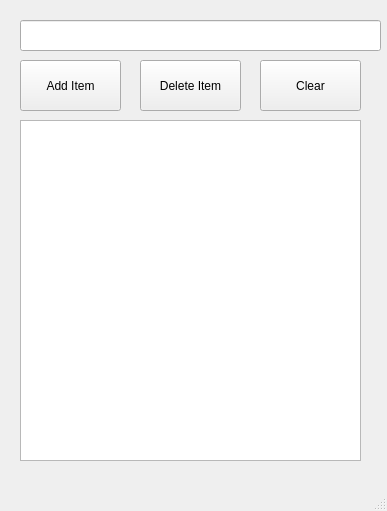
<?xml version="1.0" encoding="UTF-8"?>
<ui version="4.0">
 <class>MainWindow</class>
 <widget class="QMainWindow" name="MainWindow">
  <property name="geometry">
   <rect>
    <x>0</x>
    <y>0</y>
    <width>387</width>
    <height>511</height>
   </rect>
  </property>
  <property name="windowTitle">
   <string>To Do App</string>
  </property>
  <property name="unifiedTitleAndToolBarOnMac">
   <bool>false</bool>
  </property>
  <widget class="QWidget" name="centralwidget">
   <widget class="QLineEdit" name="lineEdit">
    <property name="geometry">
     <rect>
      <x>20</x>
      <y>20</y>
      <width>361</width>
      <height>31</height>
     </rect>
    </property>
   </widget>
   <widget class="QPushButton" name="pushButton">
    <property name="geometry">
     <rect>
      <x>20</x>
      <y>60</y>
      <width>101</width>
      <height>51</height>
     </rect>
    </property>
    <property name="text">
     <string>Add Item</string>
    </property>
   </widget>
   <widget class="QPushButton" name="pushButton_2">
    <property name="geometry">
     <rect>
      <x>140</x>
      <y>60</y>
      <width>101</width>
      <height>51</height>
     </rect>
    </property>
    <property name="text">
     <string>Delete Item</string>
    </property>
   </widget>
   <widget class="QPushButton" name="pushButton_3">
    <property name="geometry">
     <rect>
      <x>260</x>
      <y>60</y>
      <width>101</width>
      <height>51</height>
     </rect>
    </property>
    <property name="text">
     <string>Clear</string>
    </property>
   </widget>
   <widget class="QListWidget" name="listWidget">
    <property name="geometry">
     <rect>
      <x>20</x>
      <y>120</y>
      <width>341</width>
      <height>341</height>
     </rect>
    </property>
   </widget>
  </widget>
  <widget class="QMenuBar" name="menubar">
   <property name="geometry">
    <rect>
     <x>0</x>
     <y>0</y>
     <width>387</width>
     <height>26</height>
    </rect>
   </property>
  </widget>
  <widget class="QStatusBar" name="statusbar"/>
 </widget>
 <resources/>
 <connections/>
</ui>
